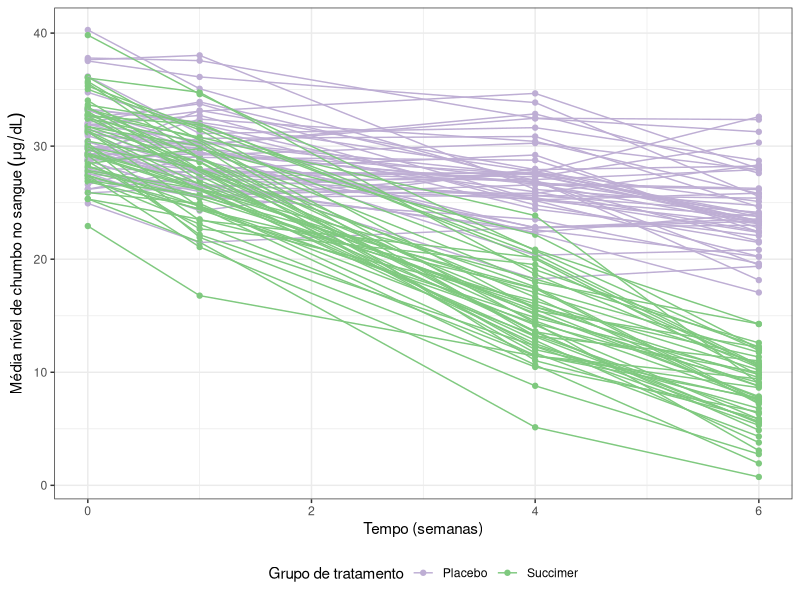
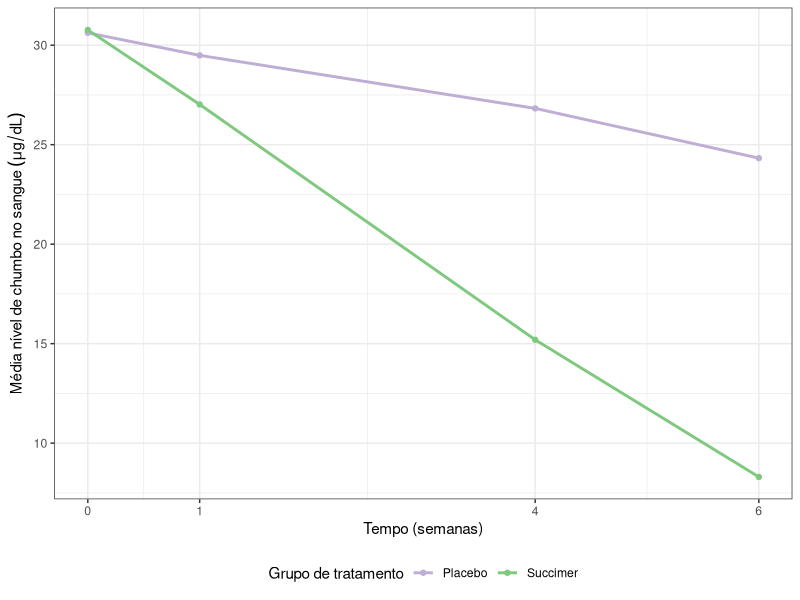

Source code (R) for these figures, in order:
# ------------------------------------
# Carregando pacotes do R
# ------------------------------------

library(MASS)
library(dplyr)
library(ggplot2)
library(nlme)

# ------------------------------------
# Parâmetros da simulação
# ------------------------------------

N <- 100 # número de indivíduos
n <- 4 # número de medidas repetidas
t <- c(0, 1, 4, 6) # tempos de medida

# Matriz de covariáveis grupo controle (placebo)
X_0 <- matrix(data = c(rep(1, n),
                       t,
                       t * 0),
              byrow = FALSE, ncol = 3, nrow = n)
colnames(X_0) <- c("X1", "X2", "X3")

# Matriz de covariáveis grupo tratamento (succimer)
X_1 <- matrix(data = c(rep(1, n),
                       t,
                       t * 1),
              byrow = FALSE, ncol = 3, nrow = n)
colnames(X_1) <- c("X1", "X2", "X3")

# coeficientes de regressão
beta <- c(30, -1, -2.5)

# componentes de variância
sigma2 <- 10
rho <- 0.75
theta <- -log(rho)

# Matriz de covariância
Sigma <- matrix(0, nrow = n, ncol = n)
for (j in 1:n){
  for (k in 1:n){
    Sigma[j,k] <- sigma2 * exp(-theta * abs(t[j] - t[k]))
  }
}

# ------------------------------------
# Gerando os daos
# ------------------------------------

df <- list()

set.seed(1540)

for (i in 1:N){
  if (i <= N/2){
    e <- mvrnorm(n = 1, mu = rep(0, n), Sigma = Sigma)
    y <- X_0%*%beta + e
    df[[i]] <- data.frame(id = rep(i, n), y, tempo = t, trt = rep(0, n))
  }else{
    e <- mvrnorm(n = 1, mu = rep(0, n), Sigma = Sigma)
    y <- X_1%*%beta + e
    df[[i]] <- data.frame(id = rep(i, n), y, tempo = t, trt = rep(1, n))
  }
}

df <- data.frame(do.call(rbind, df))
df$trt <- factor(df$trt, labels = c("Placebo", "Succimer"))

# ------------------------------------
# Gráficos de perfis
# ------------------------------------

# perfis individuais
p <- ggplot(data = df,
            mapping = aes(x = tempo, y = y,
                          group = id, colour = trt)) +
  geom_point() + geom_line() +
  scale_colour_brewer(palette = "Accent", direction = -1) +
  labs(x = "Tempo (semanas)",
       y = expression("Média nível de chumbo no sangue"~(mu*g/dL)),
       colour = "Grupo de tratamento") +
  theme_bw() + theme(legend.position = "bottom")
p

# perfis de médias
chumbo.resumo <- df %>%
  group_by(trt, tempo) %>%
  summarise(chumbo.m = mean(y))

p <- ggplot(data = chumbo.resumo,
            mapping = aes(x = tempo, y = chumbo.m,
                          colour = trt)) +
  geom_point(size = 1.5) + geom_line(size = 1) +
  scale_x_continuous(breaks = c(0, 1, 4, 6)) +
  scale_colour_brewer(palette = "Accent", direction = -1) +
  labs(x = "Tempo (semanas)",
       y = expression("Média nível de chumbo no sangue"~(mu*g/dL)),
       colour = "Grupo de tratamento") +
  theme_bw() + theme(legend.position = "bottom")
p

# ------------------------------------
# Ajuste do modelo:
#   Intercepto comum
#   Modelo covariância: não-estruturada
# ------------------------------------

# Método da máxima verossimilhança (ml)
mod.ml <- gls(y ~ tempo + tempo:trt,
              data = df,
              corr = corSymm(form = ~ 1 | id),
              weights = varIdent(form = ~ 1 | tempo),
              method = "ML")

# Método da máxima verossimilhança restrita (reml)
mod.reml <- gls(y ~ tempo + tempo:trt,
                data = df,
                corr = corSymm(form = ~ 1 | id),
                weights = varIdent(form = ~ 1 | tempo),
                method = "REML")

# ------------------------------------
# Estiva dos parâmetros
# coeficientes de regressão (beta)
# ------------------------------------

# ml
summary(mod.ml)$coef
# round(summary(mod.ml)$coef, 2)

# reml
summary(mod.reml)$coef
# round(summary(mod.reml)$coef, 2)

# ------------------------------------
# Estiva dos parâmetros
# Matriz de covariância (Sigma)
# ------------------------------------

# ml
getVarCov(mod.ml)
# round(getVarCov(mod.ml), 2)

# reml
getVarCov(mod.reml)
# round(getVarCov(mod.reml), 2)
